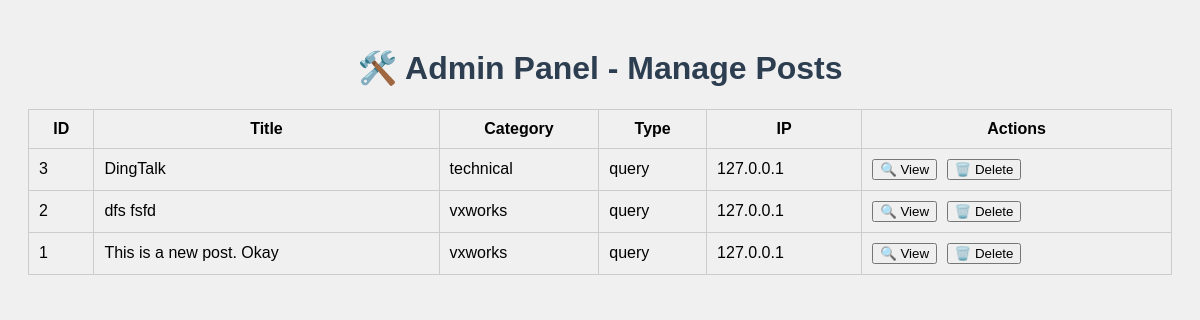
The page /admin/posts on the database as committed earlier.
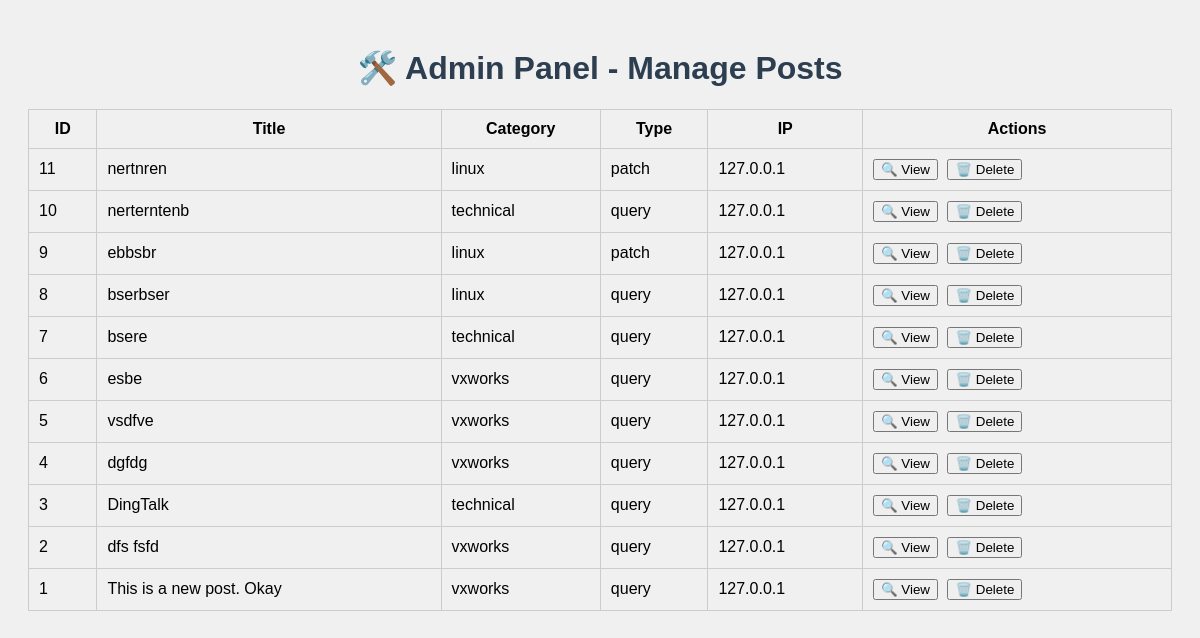
The same page on the database as committed later.
### app.py (models this page shows)
class Post(db.Model):
    id = db.Column(db.Integer, primary_key=True)
    title = db.Column(db.String(100))
    content = db.Column(db.Text)
    type = db.Column(db.String(10))  # "Query" or "Patch"
    category = db.Column(db.String(20))
    ip_address = db.Column(db.String(45))  # to store IPv4 or IPv6
    last_modified_ip = db.Column(db.String(45))
    likes = db.Column(db.Integer, default=0)
    comments = db.relationship('Comment', backref='post', cascade='all, delete-orphan')
    likes_relation = db.relationship('PostLike', backref='post', cascade='all, delete-orphan')
    reference_id = db.Column(db.Integer, db.ForeignKey('post.id'), nullable=True)
    reference = db.relationship('Post', remote_side=[id], backref='patches')

### app.py (the view)
@app.route('/admin/posts')
def admin_posts():
    if request.remote_addr != '127.0.0.1':
        abort(403)  # Forbidden
    posts = Post.query.order_by(Post.id.desc()).all()
    return render_template('admin_posts.html', posts=posts)

### app.py (called while the page is built)
@app.context_processor
def inject_year():
    return {'current_year': datetime.now().year}

### templates/admin_posts.html (shortened to what this page needs)
<!DOCTYPE html>
<html>
<head>
    <link rel="stylesheet" href="{{ url_for('static', filename='css/style.css') }}">
</head>
<body>
    <h1>🛠️ Admin Panel - Manage Posts</h1>
    <table class="admin-post-table">
        <thead>
            <tr>
                <th>ID</th>
                <th>Title</th>
                <th>Category</th>
                <th>Type</th>
                <th>IP</th>
                <th>Actions</th>
            </tr>
        </thead>
        <tbody>
            {% for post in posts %}
            <tr id="post-row-{{ post.id }}">
                <td>{{ post.id }}</td>
                <td contenteditable="true" onblur="editPostField({{ post.id }}, 'title', this.innerText)">{{ post.title }}</td>
                <td contenteditable="true" onblur="editPostField({{ post.id }}, 'category', this.innerText)">{{ post.category }}</td>
                <td contenteditable="true" onblur="editPostField({{ post.id }}, 'type', this.innerText)">{{ post.type }}</td>
                <td>{{ post.ip_address }}</td>
                <td class="admin-actions">
                    <button onclick="window.location.href='/posts/{{ post.id }}'">🔍 View</button>
                    <button onclick="deletePost({{ post.id }})">🗑️ Delete</button>
                </td>
            </tr>
            {% endfor %}
        </tbody>
    </table>
</body>
</html>

### static/css/style.css (style rules this page uses)
body { font-family: Arial, sans-serif; background: #f0f0f0; padding: 20px; }
h1 { text-align: center; color: #2c3e50; }

### templates/admin_posts.html (style rules this page uses)
.admin-post-table { width: 100%; border-collapse: collapse; }
.admin-post-table th, .admin-post-table td { border: 1px solid #ccc; padding: 10px; }
.admin-actions button { margin-right: 5px; }

Rows that differ between the two databases and show on the page:
added Post: id "11", title "nertnren", category "linux", type "patch", ip_address "127.0.0.1"
added Post: id "10", title "nerterntenb", category "technical", type "query", ip_address "127.0.0.1"
added Post: id "9", title "ebbsbr", category "linux", type "patch", ip_address "127.0.0.1"
added Post: id "8", title "bserbser", category "linux", type "query", ip_address "127.0.0.1"
added Post: id "7", title "bsere", category "technical", type "query", ip_address "127.0.0.1"
added Post: id "6", title "esbe", category "vxworks", type "query", ip_address "127.0.0.1"
added Post: id "5", title "vsdfve", category "vxworks", type "query", ip_address "127.0.0.1"
added Post: id "4", title "dgfdg", category "vxworks", type "query", ip_address "127.0.0.1"
